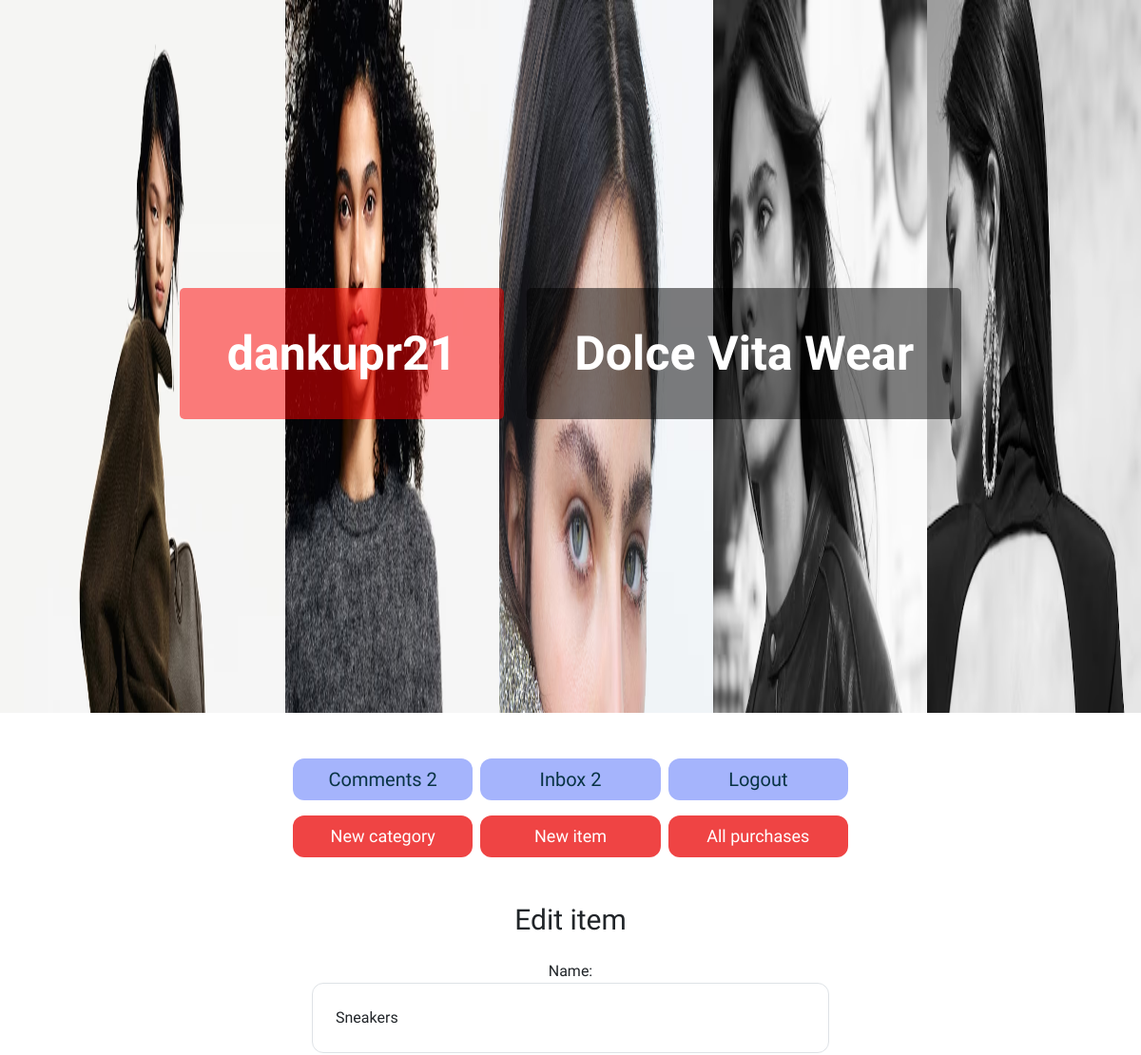
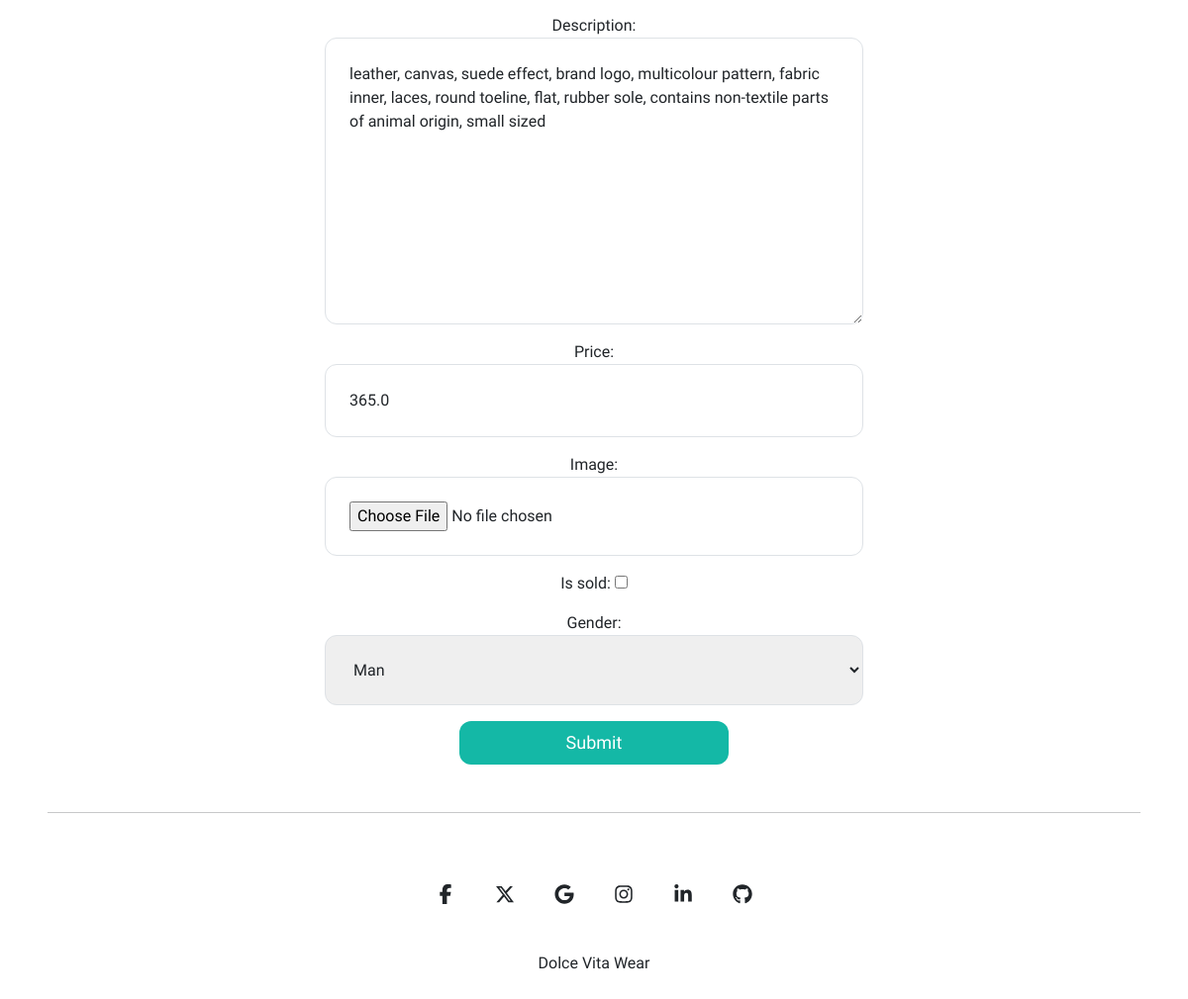
/items/124/edit_item (signed in), run on the app's committed database (2 pictures, top to bottom).
### item/models.py (models this page shows, shortened)
class Comment(models.Model):
    user = models.ForeignKey(User, related_name='comments', on_delete=models.CASCADE)
    description = models.TextField()
    created_at = models.DateTimeField()
    class Meta:
        ordering = ('-created_at',)

class Item(models.Model):
    category = models.ForeignKey(Category, related_name='items', on_delete=models.CASCADE)
    name = models.CharField(max_length=255)
    description = models.TextField(blank=True, null=True)
    price = models.FloatField()
    image = models.ImageField(upload_to='item_images', blank=True, null=True)
    is_sold = models.BooleanField(default=False)
    created_at = models.DateTimeField(auto_now_add=True)
    users = models.ManyToManyField(User, related_name='items', blank=True)
    gender = models.CharField(max_length=1, choices=gender_choice)
    comments = models.ManyToManyField(Comment)

### item/views.py (the view)
# urls.py: path('<int:pk>/edit_item', views.edit_item, name='edit_item'),
@login_required
def edit_item(request, pk):
    if request.user.is_superuser:
        item = get_object_or_404(Item, pk=pk)
        if request.method == 'POST':
            form = EditItemForm(request.POST, request.FILES, instance=item)
            if form.is_valid():
                form.save()
                return redirect('item:detail', pk=item.id)
        else:
            form = EditItemForm(instance=item)
        return render(request, 'item/edit_item_form.html', {
            'form': form,
            'title': 'Edit item',
            'item': item
        })
    return redirect('/')

### item/forms.py
class EditItemForm(forms.ModelForm):
    class Meta:
        model = Item
        fields = ('name', 'description', 'price', 'image', 'is_sold', 'gender')
        widgets = {
            'name': forms.TextInput(attrs={
                'class': INPUT_CLASSES
            }),
            'description': forms.Textarea(attrs={
                'class': INPUT_CLASSES
            }),
            'price': forms.TextInput(attrs={
                'class': INPUT_CLASSES
            }),
            'image': forms.FileInput(attrs={
                'class': INPUT_CLASSES
            }),
            'gender': forms.Select(attrs={
                'class': INPUT_CLASSES
            }),
        }

### item/templates/item/edit_item_form.html (shortened to what this page needs)
{% extends 'core/base.html' %}
{% block content %}
<h1 class="mb-6 text-3xl mt-4 dark:text-white text-center">{{ title }}</h1>
<div class="mx-5 transition-transform duration-300 transform hover:scale-105 text-center">
    <form method="post" action="{% url 'item:edit_item' item.id %}" enctype="multipart/form-data" class="dark:text-white">
        <div class="space-y-4">
            {{ form.as_p }}
        </div>
        <div class="md:mx-auto md:w-1/2">        <button class="block mt-3 w-3/4 md:w-1/2 mx-auto text-center py-2 text-lg bg-teal-500 hover:bg-teal-700 rounded-xl text-white">Submit</button>
        </div>
    </form>
</div>
{% endblock %}

### core/templates/core/base.html (shortened to what this page needs)
{% load static %}
<!doctype html>
<html>
    <head>
        <script src="https://cdn.tailwindcss.com"></script>
        <link href="https://cdn.jsdelivr.net/npm/bootstrap@5.3.3/dist/css/bootstrap.min.css" rel="stylesheet">
    </head>
    <body class="dark:bg-zinc-700" id="target-element">
        <header class="text-center parallax-header" id="sign_header" style="cursor: pointer;">
          <div class="text-container">
            {% if request.user.is_authenticated %}
            <strong id="username" class="md:text-3xl text-3xl font-bold">{{request.user.username}}</strong>
            {% endif %}
            <a href="/" id="nyashki" class="md:text-3xl text-3xl font-bold">Dolce Vita Wear</a>
          </div>
      </header>
        {% if request.user.is_authenticated %}
        <div class="grid grid-cols-3 gap-2 mt-2 px-2 md:w-1/2 md:mx-auto mb-3 mt-5 transition-transform duration-300 transform hover:scale-105" id="{{zxc12qwiehjqwaiode}}">
          <a href="{% url 'item:all_comments' %}" class="block text-center px-2 py-2 text-lg md:text-xl  bg-indigo-300 text-cyan-950 hover:text-white rounded-xl hover:bg-indigo-400" style="position:relative;">Comments {{ request.user.comments.all | length }}</a>
          <a href="{% url 'conversation:inbox' %}" class="block text-center px-2 py-2 text-lg md:text-xl bg-indigo-300 text-cyan-950 hover:text-white rounded-xl hover:bg-indigo-400">Inbox {{ request.user.conversations.all | length }}</a>
          <a href="{% url 'core:logout' %}" class="block text-center px-2 py-2 text-lg md:text-xl bg-indigo-300 text-cyan-950 hover:text-white rounded-xl hover:bg-indigo-400">Logout</a>
          </div>
        {% endif %}
        {% if request.user.is_superuser %}
        <div class="grid grid-cols-3 gap-2 mt-2 px-2 md:mx-auto md:w-1/2 transition-transform duration-300 transform hover:scale-105">
          <a href="{% url 'item:new_category' %}" class="px-2 py-2 text-lg  bg-red-500 text-white text-center rounded-xl hover:bg-red-700">New category</a>
          <a href="{% url 'item:new_item' %}" class="px-2 py-2 text-lg  bg-red-500 text-white text-center rounded-xl hover:bg-red-700">New item</a>
          <a href="{% url 'item:all_purchases' %}" class="px-2 py-2 text-lg  bg-red-500 text-white text-center rounded-xl hover:bg-red-700">All purchases</a>
        </div>
        {%endif%}
        <div class="xcvxckjvl123 px-2 mt-5">
            {% block content %}
            {% endblock %}
        </div>
        <hr class="dark:text-white m-5">
        <footer
        class="flex flex-col items-center text-center text-surface dark:bg-zinc-700 dark:text-white">
        <div class="container mt-2">
          <div class="mb-2 flex justify-center space-x-2">
            <a
              href="#!"
              type="button"
              class="rounded-full bg-transparent p-3 font-medium uppercase leading-normal text-surface transition duration-150 ease-in-out hover:bg-neutral-100 focus:outline-none focus:ring-0 dark:text-white dark:hover:bg-secondary-900"
              data-twe-ripple-init>
              <span class="[&>svg]:h-5 [&>svg]:w-5">
              </span>
            </a>
            <a
              href="#!"
              type="button"
              class="rounded-full bg-transparent p-3 font-medium uppercase leading-normal text-surface transition duration-150 ease-in-out hover:bg-neutral-100 focus:outline-none focus:ring-0 dark:text-white dark:hover:bg-secondary-900"
              data-twe-ripple-init>
              <span class="mx-auto [&>svg]:h-5 [&>svg]:w-5">
              </span>
            </a>
            <a
              href="#!"
              type="button"
              class="rounded-full bg-transparent p-3 font-medium uppercase leading-normal text-surface transition duration-150 ease-in-out hover:bg-neutral-100 focus:outline-none focus:ring-0 dark:text-white dark:hover:bg-secondary-900"
              data-twe-ripple-init>
              <span class="mx-auto [&>svg]:h-5 [&>svg]:w-5">
              </span>
            </a>
            <a
              href="#!"
              type="button"
              class="rounded-full bg-transparent p-3 font-medium uppercase leading-normal text-surface transition duration-150 ease-in-out hover:bg-neutral-100 focus:outline-none focus:ring-0 dark:text-white dark:hover:bg-secondary-900"
              data-twe-ripple-init>
              <span class="mx-auto [&>svg]:h-5 [&>svg]:w-5">
              </span>
            </a>
            <a
              href="#!"
              type="button"
              class="rounded-full bg-transparent p-3 font-medium uppercase leading-normal text-surface transition duration-150 ease-in-out hover:bg-neutral-100 focus:outline-none focus:ring-0 dark:text-white dark:hover:bg-secondary-900"
              data-twe-ripple-init>
              <span class="mx-auto [&>svg]:h-5 [&>svg]:w-5">
              </span>
            </a>
            <a
              href="#!"
              type="button"
              class="rounded-full bg-transparent p-3 font-medium uppercase leading-normal text-surface transition duration-150 ease-in-out hover:bg-neutral-100 focus:outline-none focus:ring-0 dark:text-white dark:hover:bg-secondary-900"
              data-twe-ripple-init>
              <span class="mx-auto [&>svg]:h-5 [&>svg]:w-5">
              </span>
            </a>
          </div>
        </div>
        <div class="w-full p-4 text-center">
          <a href="#">Dolce Vita Wear</a>
        </div>
        </footer>
    </body>
</html>

### data on the page
Item: name "Sneakers", description "leather, canvas, suede effect, brand logo, multicolour pattern, fabric inner, laces, round toeline, flat, rubber sole, contains non-textile parts of animal origin, small sized", price "365.0", gender "Man"

### other printed values
{{ request.user.username }} "dankupr21"
{{ request.user.comments.all | length }} "2"
{{ request.user.conversations.all | length }} "2"
{{ title }} "Edit item"
